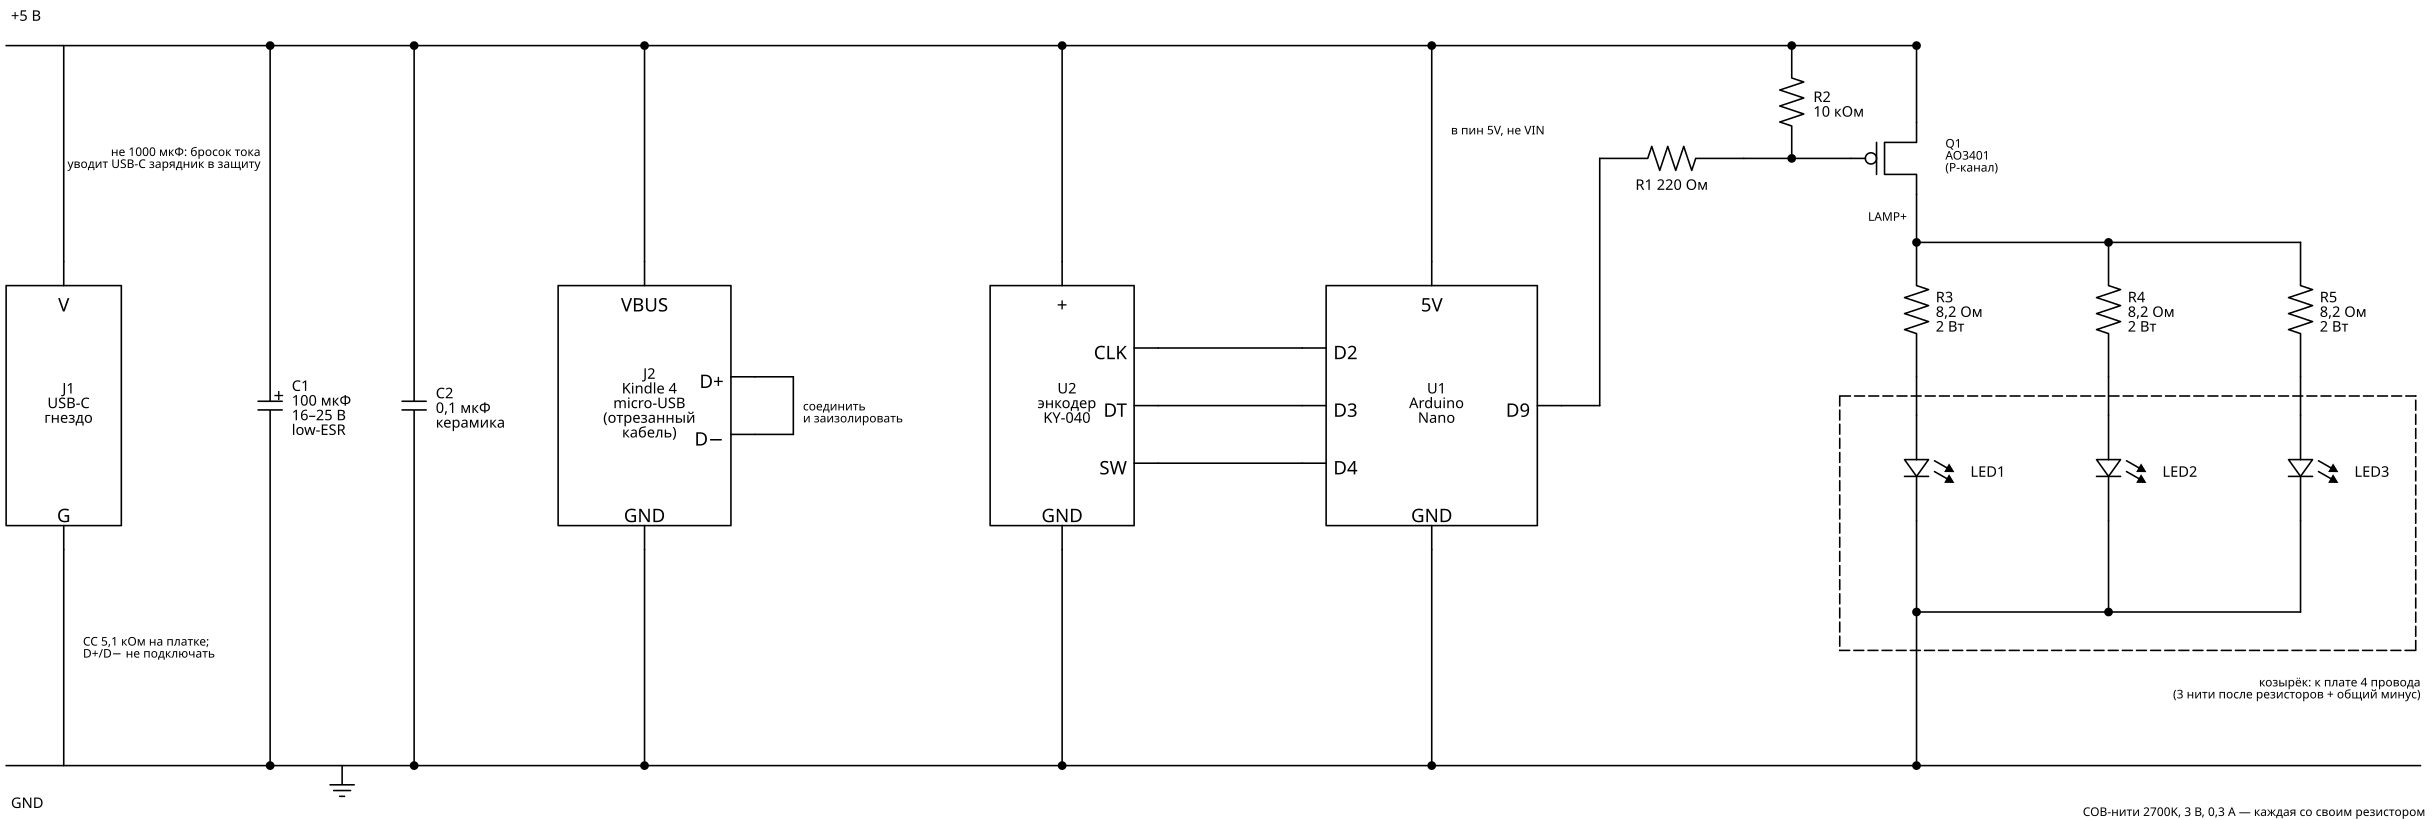

Generate this figure with Python:
"""Генератор schematic.svg — схемы подсветки козырька (Arduino Nano + AO3401).

Схему правим здесь, а не в SVG. Пересобрать (из этой папки):
    python3 -m venv /tmp/sd && /tmp/sd/bin/pip install schemdraw==0.19
    /tmp/sd/bin/python schematic.py
"""

import schemdraw
import schemdraw.elements as elm

TOP, BOT = 15.0, 0.0  # шина +5 В и GND
FS = 11


def ic(pins, size, label, at):
    """Микросхема/модуль. Пины слева и справа schemdraw кладёт снизу вверх,
    поэтому здесь они перечислены сверху вниз и разворачиваются."""
    ordered = [p for p in pins if p[1] in ("top", "bottom")]
    for side in ("left", "right"):
        ordered += [p for p in pins if p[1] == side][::-1]
    return (
        elm.Ic(pins=[elm.IcPin(name=n, side=s, anchorname=a) for n, s, a in ordered],
               size=size, pinspacing=1.2)
        .right()  # иначе Ic наследует направление предыдущего элемента и поворачивается
        .label(label, fontsize=FS)
        .at(at)
    )


def note(d, xy, text, halign="left", valign="center"):
    d += elm.Label().at(xy).label(text, fontsize=9, halign=halign, valign=valign)


with schemdraw.Drawing(file="schematic.svg", show=False) as d:
    d.config(fontsize=FS, unit=2.5, lw=1.2)

    # ---- J1: гнездо USB-C на платке ----
    j1 = ic([("V", "top", "V"), ("G", "bottom", "G")], (2.4, 5), "J1\nUSB-C\nгнездо", (0, 5))
    d += j1
    d += elm.Line().at(j1.V).toy(TOP)
    d += elm.Line().at(j1.G).toy(BOT)
    note(d, (j1.G[0] + 0.3, 2.6), "CC 5,1 кОм на платке;\nD+/D− не подключать")

    # ---- C1, C2 у входа ----
    for x, polar, text in ((5.5, True, "C1\n100 мкФ\n16–25 В\nlow-ESR"), (8.5, False, "C2\n0,1 мкФ\nкерамика")):
        d += elm.Dot().at((x, TOP))
        d += elm.Capacitor(polar=polar).at((x, TOP)).down().toy(BOT).label(text, loc="bottom", ofst=0.2)
        d += elm.Dot().at((x, BOT))
    d += elm.Ground().at((7, BOT))
    note(d, (5.2, TOP - 2.2), "не 1000 мкФ: бросок тока\nуводит USB-C зарядник в защиту", halign="right")

    # ---- J2: кабель Kindle ----
    j2 = ic([("VBUS", "top", "VBUS"), ("GND", "bottom", "GND"), ("D+", "right", "DP"), ("D−", "right", "DM")],
            (3.6, 5), "J2\nKindle 4\nmicro-USB\n(отрезанный\nкабель)", (11.5, 5))
    d += j2
    for a, y in (("VBUS", TOP), ("GND", BOT)):
        p = getattr(j2, a)
        d += elm.Dot().at((p[0], y))
        d += elm.Line().at(p).toy(y)
    bx = j2.DP[0] + 0.8
    d += elm.Line().at(j2.DP).tox(bx)
    d += elm.Line().at((bx, j2.DP[1])).toy(j2.DM[1])
    d += elm.Line().at((bx, j2.DM[1])).tox(j2.DM[0])
    note(d, (bx + 0.3, (j2.DP[1] + j2.DM[1]) / 2), "соединить\nи заизолировать")

    # ---- U2: энкодер, U1: Arduino Nano ----
    u2 = ic([("+", "top", "VCC"), ("GND", "bottom", "GND"),
             ("CLK", "right", "CLK"), ("DT", "right", "DT"), ("SW", "right", "SW")],
            (3, 5), "U2\nэнкодер\nKY-040", (20.5, 5))
    d += u2
    u1 = ic([("5V", "top", "V5"), ("GND", "bottom", "GND"),
             ("D2", "left", "D2"), ("D3", "left", "D3"), ("D4", "left", "D4"), ("D9", "right", "D9")],
            (4.4, 5), "U1\nArduino\nNano", (27.5, 5))
    d += u1
    for a, b in (("CLK", "D2"), ("DT", "D3"), ("SW", "D4")):
        d += elm.Line().at(getattr(u2, a)).to(getattr(u1, b))
    for u, top_anchor in ((u2, "VCC"), (u1, "V5")):
        p = getattr(u, top_anchor)
        d += elm.Dot().at((p[0], TOP))
        d += elm.Line().at(p).toy(TOP)
        d += elm.Dot().at((u.GND[0], BOT))
        d += elm.Line().at(u.GND).toy(BOT)
    note(d, (u1.V5[0] + 0.3, TOP - 1.6), "в пин 5V, не VIN")

    # ---- Q1: ключ по плюсу ----
    rx = u1.D9[0] + 0.8
    gx = rx + 4.0           # узел затвора: R1 слева, R2 вверх к +5V
    qx = gx + 2.6           # исток/сток Q1 и первая нить
    LAST_X = qx + 8
    src_y = TOP - 1.6
    d += elm.Dot().at((qx, TOP))
    d += elm.Line().at((qx, TOP)).toy(src_y)
    q1 = elm.PFet().right().reverse().anchor("source").at((qx, src_y))
    d += q1
    note(d, (qx + 0.5, q1.gate[1]), "Q1\nAO3401\n(P-канал)")
    gate_y = q1.gate[1]
    d += elm.Line().at(u1.D9).tox(rx)
    d += elm.Line().at((rx, u1.D9[1])).toy(gate_y)
    d += elm.Resistor().at((rx, gate_y)).right().length(3.0).label("R1 220 Ом", loc="bottom")
    d += elm.Line().tox(gx)
    d += elm.Dot().at((gx, gate_y))
    d += elm.Resistor().at((gx, gate_y)).up().toy(TOP).label("R2\n10 кОм", loc="bottom", ofst=0.2)
    d += elm.Dot().at((gx, TOP))
    d += elm.Line().at((gx, gate_y)).tox(q1.gate[0])

    # ---- Нити: LAMP+ → R → нить → общий минус (в козырьке) → GND ----
    lamp_y = q1.drain[1] - 1.0
    gnd_y = 3.2
    xs = [qx, qx + 4, LAST_X]
    d += elm.Line().at(q1.drain).toy(lamp_y)
    d += elm.Line().at((xs[0], lamp_y)).tox(xs[-1])
    note(d, (qx - 0.3, lamp_y + 0.5), "LAMP+", halign="right")
    for i, lx in enumerate(xs):
        if lx != xs[-1]:
            d += elm.Dot().at((lx, lamp_y))
            d += elm.Dot().at((lx, gnd_y))
        d += elm.Resistor().at((lx, lamp_y)).down().length(2.8).label(
            f"R{i + 3}\n8,2 Ом\n2 Вт", loc="bottom", ofst=0.15)
        d += elm.Line().down().length(0.8)
        d += elm.LED().down().length(2.2).label(f"LED{i + 1}", loc="bottom", ofst=0.15)
        d += elm.Line().toy(gnd_y)
    d += elm.Line().at((xs[0], gnd_y)).tox(xs[-1])
    d += elm.Line().at((qx, gnd_y)).toy(BOT)
    d += elm.Dot().at((qx, BOT))

    # Козырёк — пунктиром; R3–R5 остаются на плате в базе.
    hx0, hx1 = xs[0] - 1.6, xs[-1] + 2.4
    hy1 = lamp_y - 2.8 - 0.4
    hy0 = gnd_y - 0.8
    for a, b in (((hx0, hy0), (hx1, hy0)), ((hx1, hy0), (hx1, hy1)), ((hx1, hy1), (hx0, hy1)), ((hx0, hy1), (hx0, hy0))):
        d += elm.Line().at(a).to(b).linestyle("--")
    note(d, (hx1, hy0 - 0.4), "козырёк: к плате 4 провода\n(3 нити после резисторов + общий минус)",
         halign="right", valign="top")

    # ---- Шины ----
    d += elm.Line().at((0, TOP)).tox(qx)
    d += elm.Line().at((0, BOT)).tox(LAST_X + 2.5)
    d += elm.Label().at((0, TOP + 0.6)).label("+5 В", halign="left")
    d += elm.Label().at((0, BOT - 0.8)).label("GND", halign="left")

    note(d, (LAST_X + 2.5, BOT - 1.0), "COB-нити 2700K, 3 В, 0,3 А — каждая со своим резистором",
         halign="right")
